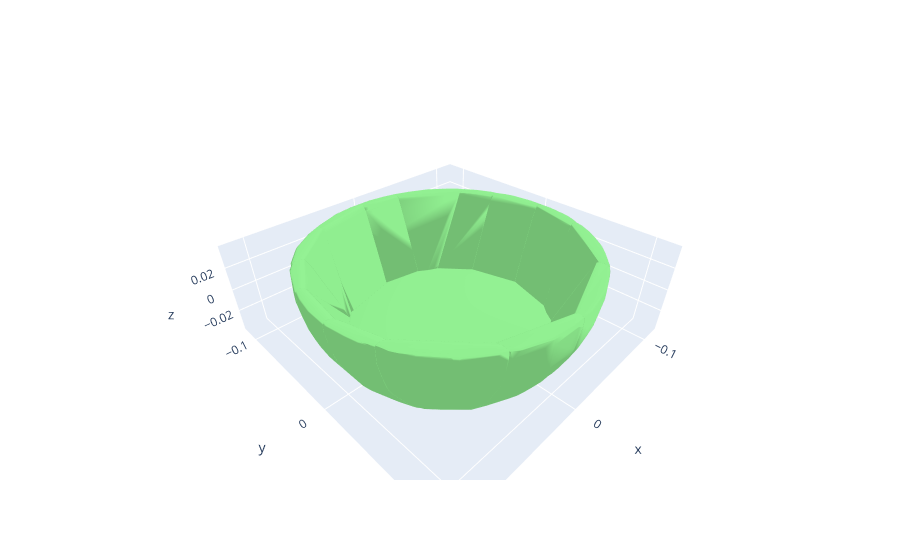

Notebook source saved alongside this figure:
### Code cell
from utils.rot6d import compute_rotation_matrix_from_ortho6d

pose_index = 4
n_hands = hand_model.hand_pose.shape[0]
translate_wirst = hand_model.hand_pose[pose_index, :3]
rotation_wirst = hand_model.hand_pose[pose_index, 3:9]


all_hand_traces = hand_model.get_plotly_data(i=pose_index, opacity=0.8, color="lightblue")

def generate_wrist_visualization(translate_wirst, rotation_wirst):
    rot_mat = compute_rotation_matrix_from_ortho6d(rotation_wirst.unsqueeze(0))[0]
    axis_vec = rot_mat[:, 2]
    vec_length = 0.1
    end_point = translate_wirst + vec_length * axis_vec

    wrist_trace = go.Scatter3d(
    x=[translate_wirst[0].item()],
    y=[translate_wirst[1].item()],
    z=[translate_wirst[2].item()],
    mode="markers",
    marker=dict(size=6, color="red"),
    name="translate_wirst",
)


    vector_trace = go.Scatter3d(
    x=[translate_wirst[0].item(), end_point[0].item()],
    y=[translate_wirst[1].item(), end_point[1].item()],
    z=[translate_wirst[2].item(), end_point[2].item()],
    mode="lines",
    line=dict(color="green", width=6),
    name="wrist_x_axis",
)
    
    return wrist_trace,vector_trace


contacts_1 = hand_model.get_contact_candidates()
contacts_1[0]

contacts_sas = []
for contact_i in contacts_1[0]:
    one_point = go.Scatter3d(
        x=[contact_i[0].detach().numpy()],
        y=[contact_i[1].detach().numpy()],
        z=[contact_i[2].detach().numpy()],
        mode="markers",
        marker=dict(size=3, color="blue"),
        name="sss")
    contacts_sas.append(one_point)





vectors_data = []
for i in range(n_hands):
    translate_wirst = hand_model.hand_pose[i, :3]
    rotation_wirst = hand_model.hand_pose[i, 3:9]
    wrist_trace, vector_trace = generate_wrist_visualization(translate_wirst, rotation_wirst)

    vectors_data.extend([wrist_trace, vector_trace])
 

fig = go.Figure(data= hand_model.get_plotly_data(0) + object_model.get_plotly_data(i=2, opacity=1)  + vectors_data)
fig.update_layout(scene_aspectmode="data")
fig.show()

object_model.object_mesh_list

### Figure 1 — Plotly figure (JSON) as saved in the notebook; plotly's stock layout.template omitted (floating-point values rounded to 4 significant figures; data arrays with more than 128 entries replaced by an {"elided": "..."} marker saying what was removed)
{"data": [{"color": "lightgreen", "i": {"elided": "4134 int values"}, "j": {"elided": "4134 int values"}, "k": {"elided": "4134 int values"}, "opacity": 1, "type": "mesh3d", "x": {"elided": "2093 float values"}, "y": {"elided": "2093 float values"}, "z": {"elided": "2093 float values"}}], "layout": {"scene": {"aspectmode": "data"}}}
